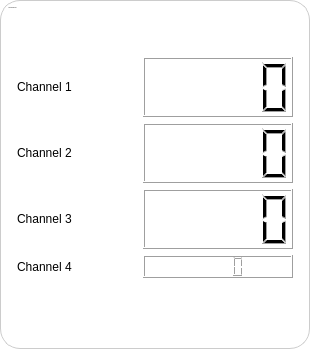
       <widget class="QGroupBox" name="analogInputBox">
        <property name="minimumSize">
         <size>
          <width>0</width>
          <height>120</height>
         </size>
        </property>
        <property name="maximumSize">
         <size>
          <width>1672155</width>
          <height>1672155</height>
         </size>
        </property>
        <property name="font">
         <font>
          <family>Segoe UI</family>
          <pointsize>-1</pointsize>
          <bold>true</bold>
         </font>
        </property>
        <property name="styleSheet">
         <string notr="true">QGroupBox {
                                        background-color: #fff;
                                        border: 1px solid #ccc;
                                        border-radius: 20px;
                                        margin-top: 0px;
                                        padding: 5px;
                                        }

                                        QGroupBox::title {
                                        subcontrol-origin: content;
                                        subcontrol-position: top left;
                                        padding: 1px 2px;
                                        color: #444;
                                        font-size: 28px;
                                        background-color: transparent;
                                        }
                                    </string>
        </property>
        <property name="title">
         <string>ANALOG INPUTS</string>
        </property>
        <layout class="QGridLayout" name="gridLayout_9">
         <item row="4" column="1">
          <widget class="QLCDNumber" name="ain_2Voltage">
           <property name="minimumSize">
            <size>
             <width>100</width>
             <height>60</height>
            </size>
           </property>
           <property name="maximumSize">
            <size>
             <width>180</width>
             <height>60</height>
            </size>
           </property>
          </widget>
         </item>
         <item row="6" column="0">
          <widget class="QLabel" name="label_20">
           <property name="minimumSize">
            <size>
             <width>0</width>
             <height>60</height>
            </size>
           </property>
           <property name="maximumSize">
            <size>
             <width>140</width>
             <height>140</height>
            </size>
           </property>
           <property name="text">
            <string>Channel 3</string>
           </property>
          </widget>
         </item>
         <item row="1" column="0">
          <spacer name="verticalSpacer_15">
           <property name="orientation">
            <enum>Qt::Orientation::Vertical</enum>
           </property>
           <property name="sizeType">
            <enum>QSizePolicy::Policy::Fixed</enum>
           </property>
           <property name="sizeHint" stdset="0">
            <size>
             <width>20</width>
             <height>40</height>
            </size>
           </property>
          </spacer>
         </item>
         <item row="4" column="0">
          <widget class="QLabel" name="label_17">
           <property name="minimumSize">
            <size>
             <width>0</width>
             <height>60</height>
            </size>
           </property>
           <property name="maximumSize">
            <size>
             <width>140</width>
             <height>16777215</height>
            </size>
           </property>
           <property name="text">
            <string>Channel 2</string>
           </property>
          </widget>
         </item>
         <item row="6" column="1">
          <widget class="QLCDNumber" name="ain_3Voltage">
           <property name="minimumSize">
            <size>
             <width>100</width>
             <height>60</height>
            </size>
           </property>
           <property name="maximumSize">
            <size>
             <width>180</width>
             <height>60</height>
            </size>
           </property>
          </widget>
         </item>
         <item row="2" column="1">
          <widget class="QLCDNumber" name="ain_1Voltage">
           <property name="minimumSize">
            <size>
             <width>100</width>
             <height>60</height>
            </size>
           </property>
           <property name="maximumSize">
            <size>
             <width>180</width>
             <height>60</height>
            </size>
           </property>
          </widget>
         </item>
         <item row="2" column="0">
          <widget class="QLabel" name="label_14">
           <property name="minimumSize">
            <size>
             <width>0</width>
             <height>60</height>
            </size>
           </property>
           <property name="maximumSize">
            <size>
             <width>120</width>
             <height>16777215</height>
            </size>
           </property>
           <property name="text">
            <string>Channel 1</string>
           </property>
          </widget>
         </item>
         <item row="8" column="0">
          <widget class="QLabel" name="serialDebug_2">
           <property name="sizePolicy">
            <sizepolicy hsizetype="Fixed" vsizetype="Preferred">
             <horstretch>0</horstretch>
             <verstretch>0</verstretch>
            </sizepolicy>
           </property>
           <property name="minimumSize">
            <size>
             <width>120</width>
             <height>48</height>
            </size>
           </property>
           <property name="maximumSize">
            <size>
             <width>120</width>
             <height>60</height>
            </size>
           </property>
           <property name="text">
            <string/>
           </property>
          </widget>
         </item>
         <item row="7" column="0">
          <widget class="QLabel" name="label_23">
           <property name="maximumSize">
            <size>
             <width>190</width>
             <height>60</height>
            </size>
           </property>
           <property name="text">
            <string>Channel 4</string>
           </property>
          </widget>
         </item>
         <item row="7" column="1">
          <widget class="QLCDNumber" name="temperature">
           <property name="sizePolicy">
            <sizepolicy hsizetype="Minimum" vsizetype="Preferred">
             <horstretch>0</horstretch>
             <verstretch>0</verstretch>
            </sizepolicy>
           </property>
           <property name="minimumSize">
            <size>
             <width>150</width>
             <height>0</height>
            </size>
           </property>
           <property name="maximumSize">
            <size>
             <width>150</width>
             <height>60</height>
            </size>
           </property>
           <property name="font">
            <font>
             <family>Segoe UI</family>
             <pointsize>-1</pointsize>
            </font>
           </property>
          </widget>
         </item>
        </layout>
       </widget>
